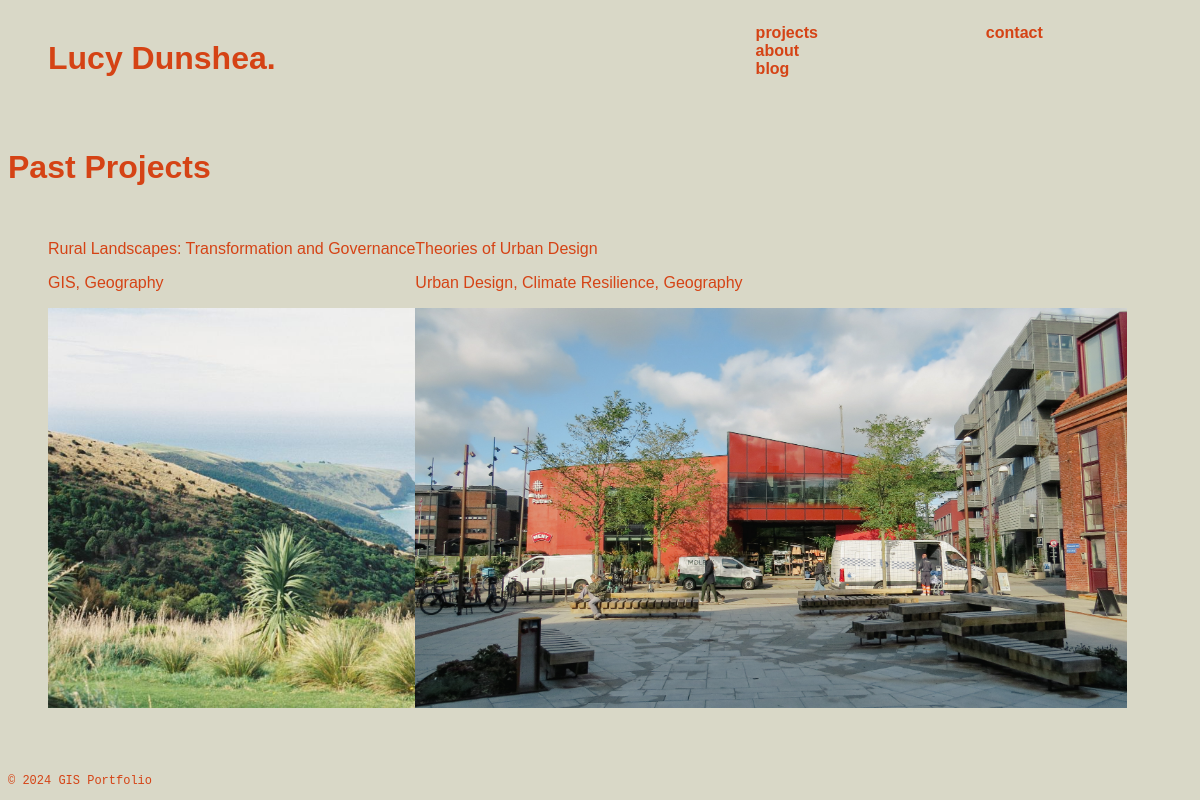
The page /projects/ on the database as committed earlier.
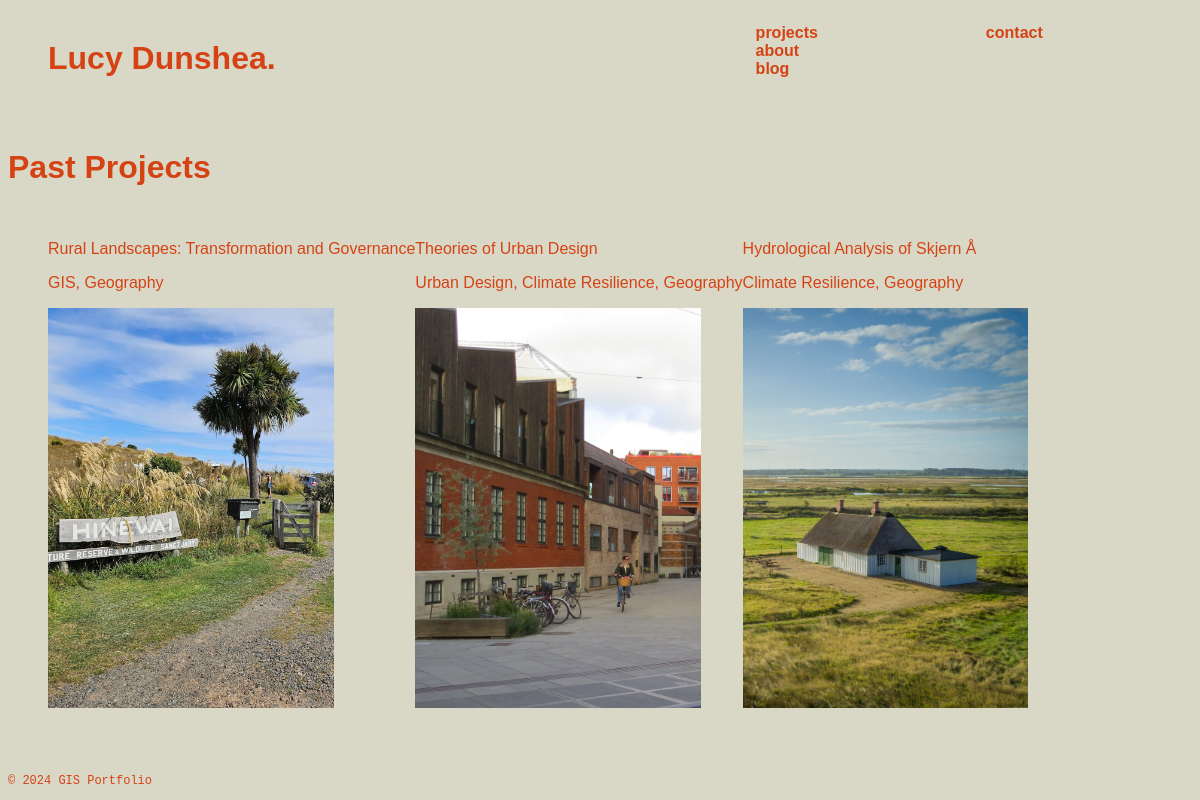
The same page on the database as committed later.
### portfolio/models.py (models this page shows, shortened)
class Project(models.Model):
    CATEGORIES = [
        ('Urban_Design', 'Urban Design'),
        ('GIS', 'GIS'),
        ('Climate_Resilience', 'Climate Resilience'),
        ('Geography', 'Geography'),
    ]
    title = models.CharField(max_length=200)
    description = models.TextField()
    category = MultiSelectField(choices=CATEGORIES)
    technologies = models.CharField(max_length=300)
    map_embed = models.TextField()  # HTML iframe or JavaScript snippet for maps
    image = models.ImageField(upload_to='project_images/')
    created_at = models.DateTimeField(auto_now_add=True)
    pdf = models.FileField(upload_to='project_pdfs/', blank=True, null=True)

### portfolio/views.py (the view)
# urls.py: path('projects/', views.projects, name='projects'),
def projects(request):
   return TemplateResponse(request, 'portfolio/projects.html', {
       'projects': Project.objects.all(),
   })

### portfolio/templates/portfolio/projects.html
{% extends 'portfolio/base.html' %}
{% block content %}
{% load static %}
<div class="projects-section">
    <h1 class="projects-section__title">Past Projects</h1>
    <div class="projects-section__container">
        <div class="projects-section__project">
            <ul class="projects-section__project-list">
                {% for project in projects %}
                <li class="projects-section__project-detail">
                    <p>{{ project.title }}</p>
                    <p>{{ project.category }}</p>
                    <a class="projects-section__project-detail-link" href="{% url 'project_detail' project.pk %}">
                        {% if project.image %}
                        <div class="projects-section__project-card">
                            <img src="{{ project.image.url }}" class="projects-section__item-image" alt="{{ project.title }}">
                        </div>
                        {% endif %}
                    </a>
                </li>
                {% endfor %}
        </div>
        </div>
        </div>
{% endblock %}

### portfolio/templates/portfolio/base.html (shortened to what this page needs)
<!DOCTYPE html>
<html lang="en">
<head>
    {% load static %}
    <link rel="stylesheet" href="{% static 'portfolio/css/styles.css' %}">
    <link rel="stylesheet" href="https://use.typekit.net/cmg3mqs.css">
</head>
<body>
    <header>
        <nav class="base__nav" id="navbar">
            <ul class="base__nav-name">
            <li ><a class="base__nav-name-link" href="{% url 'home' %}">Lucy Dunshea.</a></li>
            </ul>
            <ul class="base__nav-sections">
            <li><a class="base__nav-sections-link" href="{% url 'projects' %}">projects</a></li>
            <li><a class="base__nav-sections-link" href="{% url 'about' %}">about</a></li>
            <li><a class="base__nav-sections-link" href="{% url 'blog' %}">blog</a></li>
            </ul>
            <ul class="base__nav-contact">
            <li><a href="mailto:lucydunshea6@gmail.com" class="base__nav-contact-link">contact</a></li>
            </ul>
        </nav>
    </header>
    <main>
        {% block content %}{% endblock %}
    </main>
    <footer>
        <p class="base__copyright">&copy; 2024 GIS Portfolio</p>
    </footer>
</body>
</html>

### portfolio/static/portfolio/css/styles.css (style rules this page uses)
body { background-color: #D9D8C7; font-family: "neue-haas-grotesk-text", sans-serif; }
.base__copyright { font-family: "adelle-mono", monospace; font-weight: 400; color: #d54315; position: fixed; bottom: 0; font-size: 9pt;; }
.base__nav { text-decoration: none; font-weight: 700; color:#d54315; padding-top:0%; display:flex; flex-direction: row; position: sticky; position: fixed; width: 100%; }
.base__nav-name { list-style-type: none; display: inline; font-size: 24pt; }
.base__nav-name-link { display: inline; font-weight: 700; color:#d54315; text-decoration: none; }
.base__nav-sections { list-style-type: none; display: inline; padding-left: 40%; }
.base__nav-sections-link { text-decoration: none; font-weight: 700; color:#d54315; font-size: 12pt; }
.base__nav-contact { list-style-type: none; text-decoration: none; display: inline; padding-left: 14%; }
.base__nav-contact-link { text-decoration: none; font-weight: 700; color:#d54315; }
.projects-section { padding-top: 120px; color: #d54315; }
.projects-section__container { display: flex; flex-wrap: wrap; justify-content: baseline; }
.projects-section__project-list { list-style-type: none; display: flex; flex-direction: row; }
.projects-section__project-card { width: 200px; }
.projects-section__item-image { height: 400px; }

Rows that differ between the two databases and show on the page:
changed Project "Rural Landscapes: Transformation and Governance": image: a different picture
changed Project "Theories of Urban Design": image: a different picture
added Project: title "Hydrological Analysis of Skjern Å", category "Climate Resilience, Geography", image (picture)
